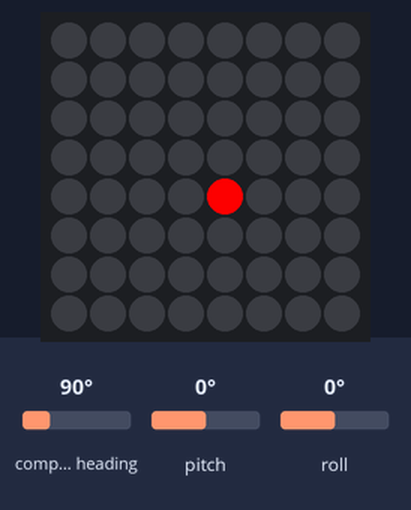
This program was run on a simulated Raspberry Pi (BCM pin numbers) with a Sense HAT. Shown: the Sense HAT's 8×8 RGB LED matrix. The inputs (shaded band) are chosen by the test bench; at power-on: pitch 0°, roll 0°, compass heading 90°. The Sense HAT reports a negative pitch or roll as 360° plus the angle; what the program prints to the terminal is not drawn.

Above: at 1.2 s.
1.3 s: pitch set to 4°
4.3 s: pitch set to 7°
At 5.9 s:
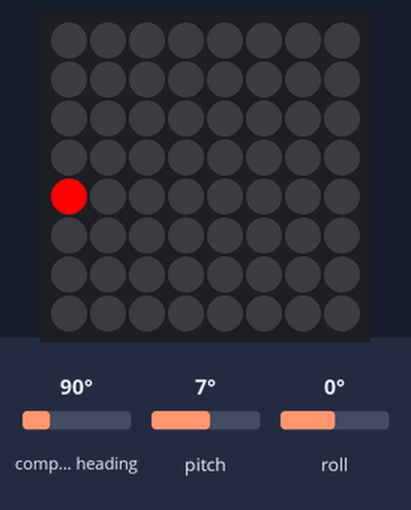
6.2 s: roll set to 4°
9.2 s: roll set to 7°
At 10.8 s:
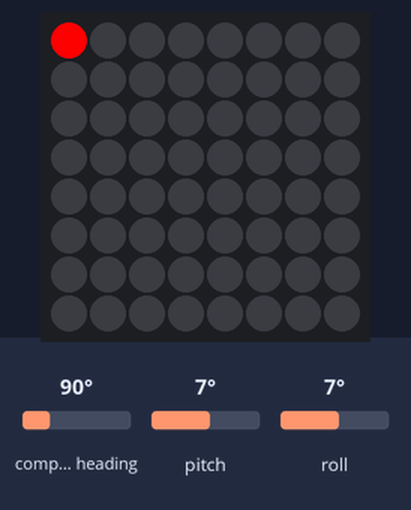
11.1 s: pitch set to -45°
At 12.2 s:
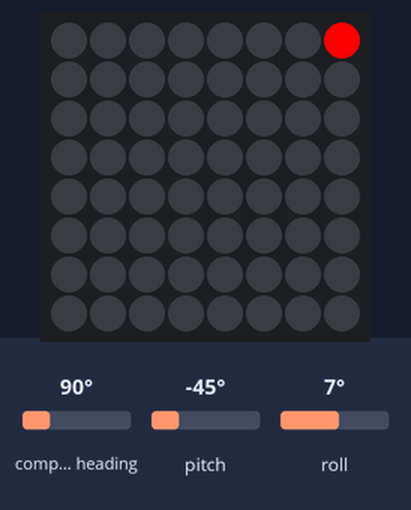
13.0 s: roll set to -45°
At 14.0 s:
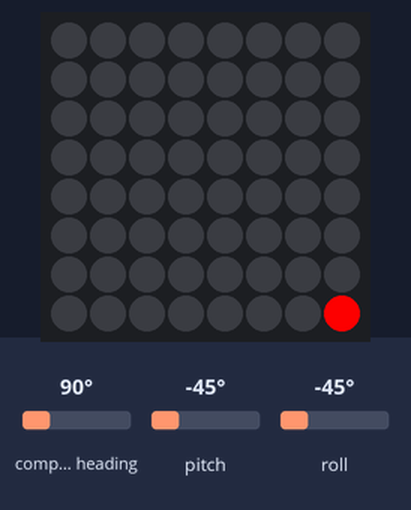
Timing chart, 0 to 15.9 s (numbered marks = the images above; inputs shaded):
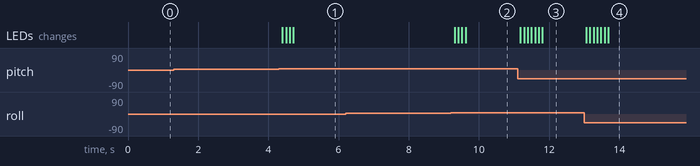

Measured:
- the behaviour switches between 5 and 6° on pitch (found by bisection; images 0 and 1)
- the behaviour switches between 5 and 6° on roll (found by bisection; images 1 and 2)
- after the input at 1.3 s, every drawn part: stays the same
- after the input at 4.3 s, the LEDs: first change after 0.10 s (image 1 shows a later state)
- after the input at 6.2 s, every drawn part: stays the same
- after the input at 9.2 s, the LEDs: first change after 0.10 s (image 2 shows a later state)
- after the input at 11.1 s, the LEDs: first change after 0.08 s (image 3 shows a later state)
- after the input at 13.0 s, the LEDs: first change after 0.06 s (image 4 shows a later state)

The program:

done_imu_gyroscope.py
```python
from sense_hat import SenseHat
import time
sense = SenseHat()
ledx = 4
ledy = 4
red = [255, 0, 0]
while True:
    try:
        sense.set_pixel(ledx, ledy, red)
        time.sleep(0.1)
        o = sense.get_orientation_degrees()
        p = o["pitch"]
        r = o["roll"]
        print("\rPitch: {:3.1f}, Roll: {:3.1f}".format(p, r), end=' ')

        if p > 5 and p < 50:
            if not ledx == 0:
                ledx = (ledx-1)

        if p < 355 and p > 310:
            if not ledx == 7:
                ledx = (ledx+1)

        if r > 5 and r < 50:
            if not ledy == 0:
                ledy = (ledy-1)

        if r < 355 and r > 310:
            if not ledy == 7:
                ledy = (ledy+1)

        sense.clear()

    except KeyboardInterrupt:
        print("\nDone!")
        sense.clear()
        exit()
```
